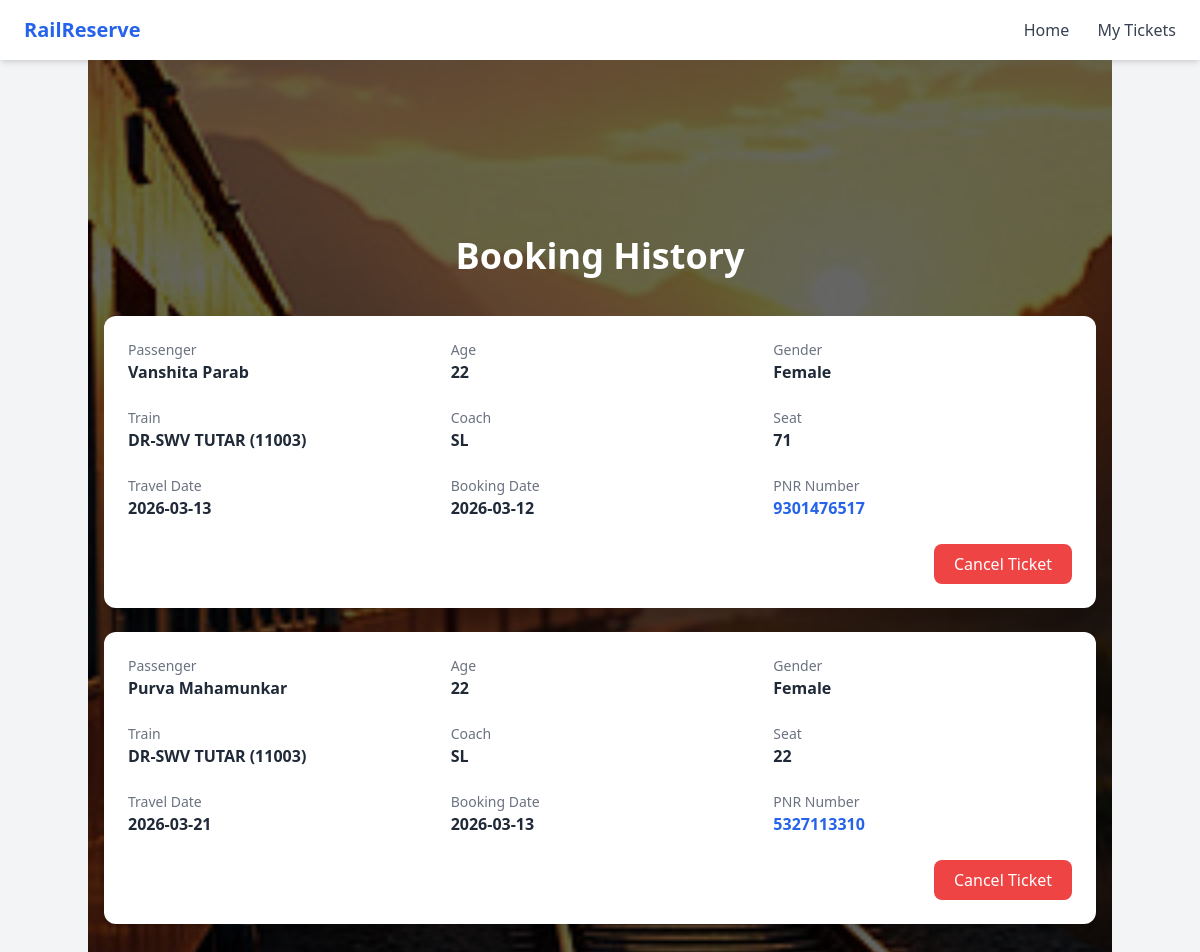
The app's page /history with its own data.
### tables this page shows
CREATE TABLE bookings (

id INTEGER PRIMARY KEY AUTOINCREMENT,

pnr_number TEXT,

passenger_name TEXT,

age INTEGER,

gender TEXT,

train_name TEXT,

train_number INTEGER,

coach TEXT,

seat_number INTEGER,

journey_date TEXT,

booking_date TEXT

);

### app.py (the view)
@app.route("/history")
def history():
    conn = get_db_connection()
    bookings = conn.execute("""
        SELECT *
        FROM bookings
        ORDER BY journey_date ASC
    """).fetchall()
    conn.close()
    return render_template(
        "history.html",
        history=bookings
    )

### app.py (called while the page is built)
def get_db_connection():
    conn = sqlite3.connect(DATABASE)
    conn.row_factory = sqlite3.Row
    return conn

### templates/history.html (shortened to what this page needs)
{% extends "base.html" %}
{% block content %}
<div class="relative min-h-screen flex items-center justify-center">
<div class="absolute inset-0">
</div>
<div class="relative z-10 max-w-6xl w-full px-4 py-12">
<h1 class="text-4xl font-bold text-white mb-10 text-center">
Booking History
</h1>
{% if history %}
<div class="space-y-6">
{% for ticket in history %}
<div class="bg-white shadow-xl rounded-xl p-6 hover:shadow-2xl transition">
<div class="grid sm:grid-cols-2 lg:grid-cols-3 gap-6">
<div>
<p class="text-sm text-gray-500">Passenger</p>
<p class="font-semibold text-gray-800">
{{ ticket.passenger_name }}
</p>
</div>
<div>
<p class="text-sm text-gray-500">Age</p>
<p class="font-semibold text-gray-800">
{{ ticket.age }}
</p>
</div>
<div>
<p class="text-sm text-gray-500">Gender</p>
<p class="font-semibold text-gray-800">
{{ ticket.gender }}
</p>
</div>
<div>
<p class="text-sm text-gray-500">Train</p>
<p class="font-semibold text-gray-800">
{{ ticket.train_name }} ({{ ticket.train_number }})
</p>
</div>
<div>
<p class="text-sm text-gray-500">Coach</p>
<p class="font-semibold text-gray-800">
{{ ticket.coach if ticket.coach else "SL" }}
</p>
</div>
<div>
<p class="text-sm text-gray-500">Seat</p>
<p class="font-semibold text-gray-800">
{{ ticket.seat_number }}
</p>
</div>
<div>
<p class="text-sm text-gray-500">Travel Date</p>
<p class="font-semibold text-gray-800">
{{ ticket.journey_date }}
</p>
</div>
<div>
<p class="text-sm text-gray-500">Booking Date</p>
<p class="font-semibold text-gray-800">
{{ ticket.booking_date }}
</p>
</div>
<div>
<p class="text-sm text-gray-500">PNR Number</p>
<p class="font-semibold text-blue-600">
{{ ticket.pnr_number }}
</p>
</div>
</div>
<div class="mt-6 flex justify-end">
<form action="{{ url_for('cancel_ticket', id=ticket.id) }}" method="POST">
<button
onclick="return confirm('Are you sure you want to cancel this ticket?')"
class="bg-red-500 hover:bg-red-600 text-white px-5 py-2 rounded-lg transition">
Cancel Ticket
</button>
</form>
</div>
</div>
{% endfor %}
</div>
{% endif %}
</div>
</div>
{% endblock %}

### templates/base.html (shortened to what this page needs)
<!DOCTYPE html>
<html lang="en">
<head>
<script src="https://cdn.tailwindcss.com"></script>
</head>
<body class="bg-gray-100 font-sans">
<nav class="bg-white shadow-md">
<div class="max-w-7xl mx-auto px-6 py-4 flex justify-between items-center">
    <h1 class="text-xl font-bold text-blue-600">
        RailReserve
    </h1>
    <div class="space-x-6 text-gray-700 font-medium">
        <a href="/" class="hover:text-blue-600">
            Home
        </a>
        <a href="/history" class="hover:text-blue-600">
            My Tickets
        </a>
    </div>
</div>
</nav>
<div class="container mx-auto">
{% block content %}
{% endblock %}
</div>
</body>
</html>

### records on screen
bookings: passenger_name "Vanshita Parab", age "22", gender "Female", train_name "DR-SWV TUTAR", train_number "11003", coach "SL", seat_number "71", journey_date "2026-03-13", booking_date "2026-03-12", pnr_number "9301476517"
bookings: passenger_name "Purva Mahamunkar", age "22", gender "Female", train_name "DR-SWV TUTAR", train_number "11003", coach "SL", seat_number "22", journey_date "2026-03-21", booking_date "2026-03-13", pnr_number "5327113310"
